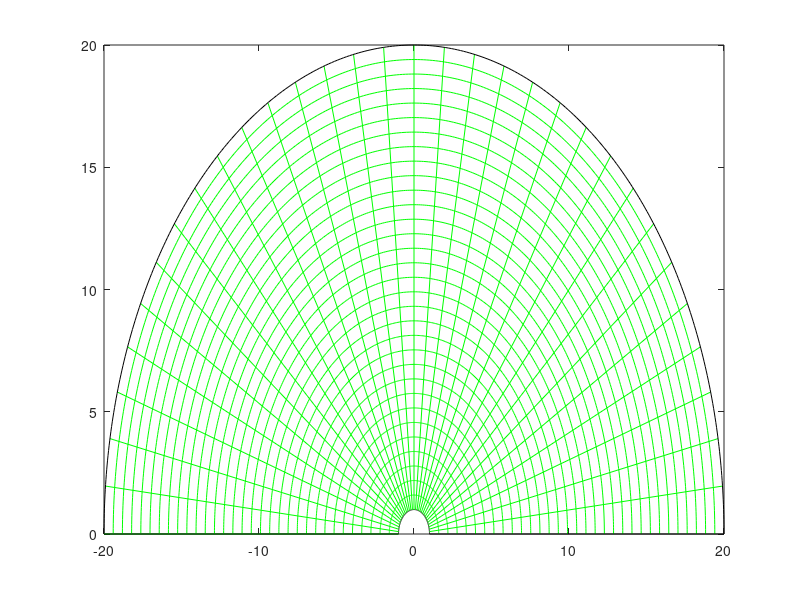

Here is the MATLAB script that generated this plot: (Note: this script raises an error after producing the figure.)
clear;clc;clf;close all;t=cputime;

%========================Intitail Setup===================================%
N=32;
Na=(N+1)^2;
%
A = sparse(1:Na,1:Na,1);
q = zeros(Na,1);
%
R0=1;R1=20*R0;
dr=(R1-R0)/N;
%
theta0=0;theta1=pi;
dtheta=(theta1-theta0)/N;
%
p_inf=0;U_inf=1;rho=1;
Q=0.5*rho*U_inf^2; % dynamic pressure
%
% GRID GENERATE
%============================Global Domain================================%
x=0;x0=0;x1=0;
y=0;y0=0;y1=0;
ang=0:0.01:pi;
d_r=0;

for i=1:N+1
    dx = (R0+d_r)*cos(ang);
    dy = (R0+d_r)*sin(ang);
    d_r = d_r+(R1-R0)/N;
    if i==1 || i==N+1
        % plot out the hangar and farfield boundary    
        plot(x+dx,y+dy,'k'); hold on
    else
        % plot out the semi-circles per r+dr
        plot(x+dx,y+dy,'g'); hold on
    end
    
    if i<=N
        % plot out the radial lines per theta+dtheta
        x0 = R0*cos((i/N)*pi);
        y0 = R0*sin((i/N)*pi);
        x1 = R1*cos((i/N)*pi);
        y1 = R1*sin((i/N)*pi);
        plot([x0 x1],[y0 y1],'g'); hold on
    else
        % plot out the ground boundary
        plot([R0 R1],[y y],'k'); hold on
        plot([-R0 -R1],[y y],'k')
    end
end

%
%SOLVING THE PDE EQUATION    
%=========================Build up the matrices===========================%

for j=1:N+1
    
    for i=2:N        
        if j>=2 && j<=N 
        m=(j-1)*(N+1)+i;
        r=R0+(i-1)*dr;
        % A matrix
        A(m,m)=-2*(dr^-2+(r*dtheta)^-2);              % Note:
        A(m,m+1)=dr^-2 + (2*r*dr)^-1; % East side       R0+i*dr = r 
        A(m,m-1)=dr^-2 - (2*r*dr)^-1; % West side
        A(m,m+(N+1))=(r*dtheta)^-2;  % North side
        A(m,m-(N+1))=(r*dtheta)^-2;  % South side
        % Source term matrix
        q(m)=0;
        end        
    end  
    
    %==========================Bondary Conditions=========================%
        %hanger
        m=(j-1)*(N+1)+1;
        q(m,1)=0;
        %farfield
        m=(j-1)*(N+1)+N+1;
        q(m,1)=R1*sin((j-1)*dtheta);
        %grounds
        q(j,1)=0;
        m=N*(N+1)+j;
        q(m,1)=0;
        
end

%==========================Solve the Psi Matrix===========================%

psi=A\q;

for j=1:N+1
    for i=1:N+1
        m=(j-1)*(N+1)+i;
        Psi(N+2-j,i)=psi(m,1);
        x(j,i)=(R0+(i-1)*dr)*cos(theta0+(j-1)*dtheta);
        y(j,i)=(R0+(i-1)*dr)*sin(theta0+(j-1)*dtheta);        
    end
end

%============================ Post Processes =============================%

% calculate the Pressure Coefficient
for i=1:N+1
    V_theta = -(-Psi(i,3)+4*Psi(i,2)-3*Psi(i,1))/(2*dr);  
    p=p_inf + Q - 0.5*rho*V_theta^2; %pressure on the hanger  
    Cp(i)=(p-p_inf)/Q;    
end

% calculate the Coefficient of lift
Cl=((2*R0)^-1)*trap_int(-Cp.*sin(theta0:dtheta:theta1),theta0,theta1,N);

% Plot the streamlines
figure(1)
contour(x,y,Psi); axis equal tight; xlabel('r')
title(['Streamlines for N=' num2str(N)])

% Plot the contour
figure(2)
contourf(x,y,Psi); axis equal tight; xlabel('r')
title(['Contour of Stream Function for N=' num2str(N)]); colorbar

% Plot the Pressure Coefficient
figure(3)
x_p=linspace(-R0,R0,N+1);
plot(x_p,Cp,'--');xlabel('r');ylabel('Cp');
title('Coefficient of pressure')



runtime = cputime- t;
















